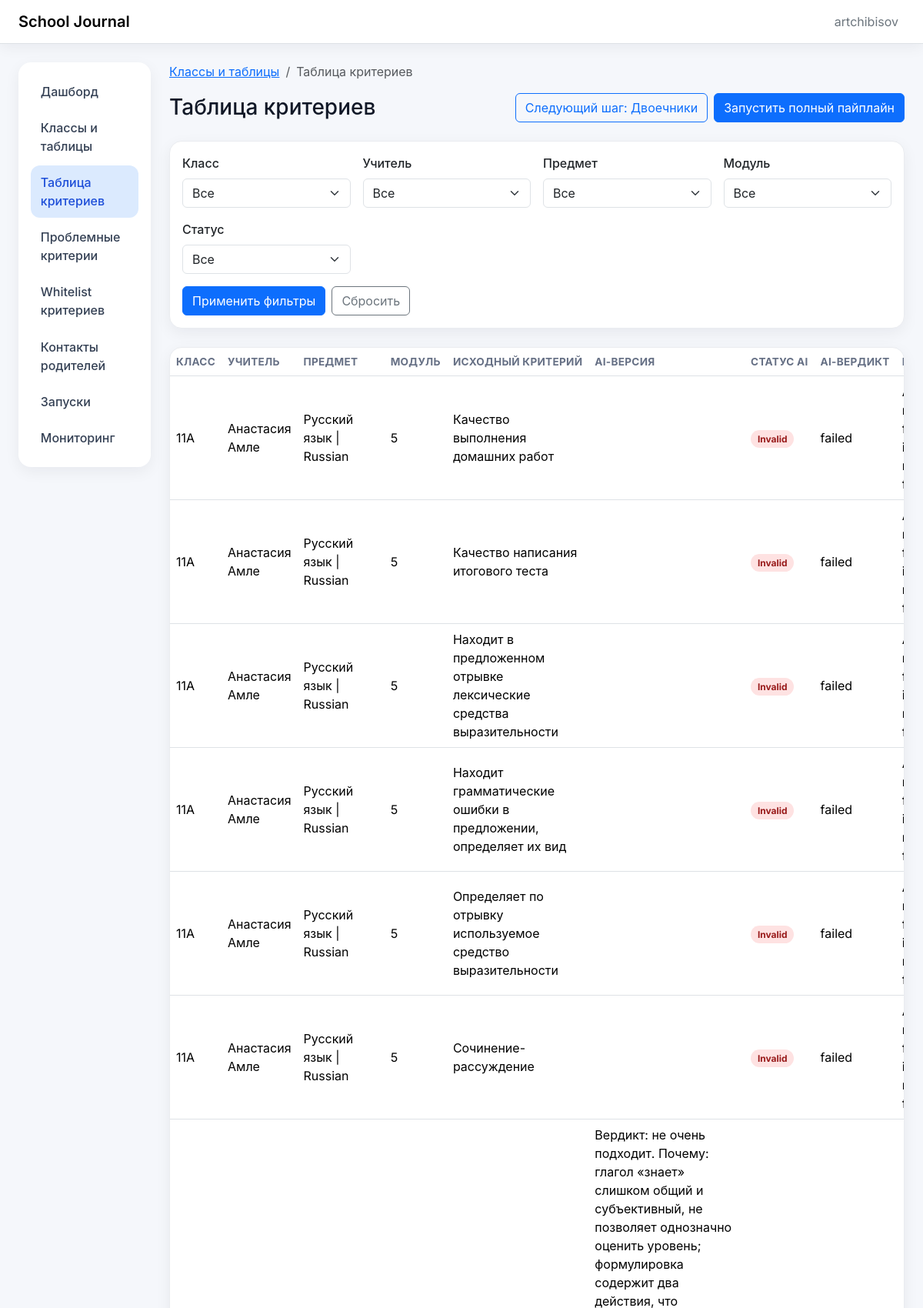
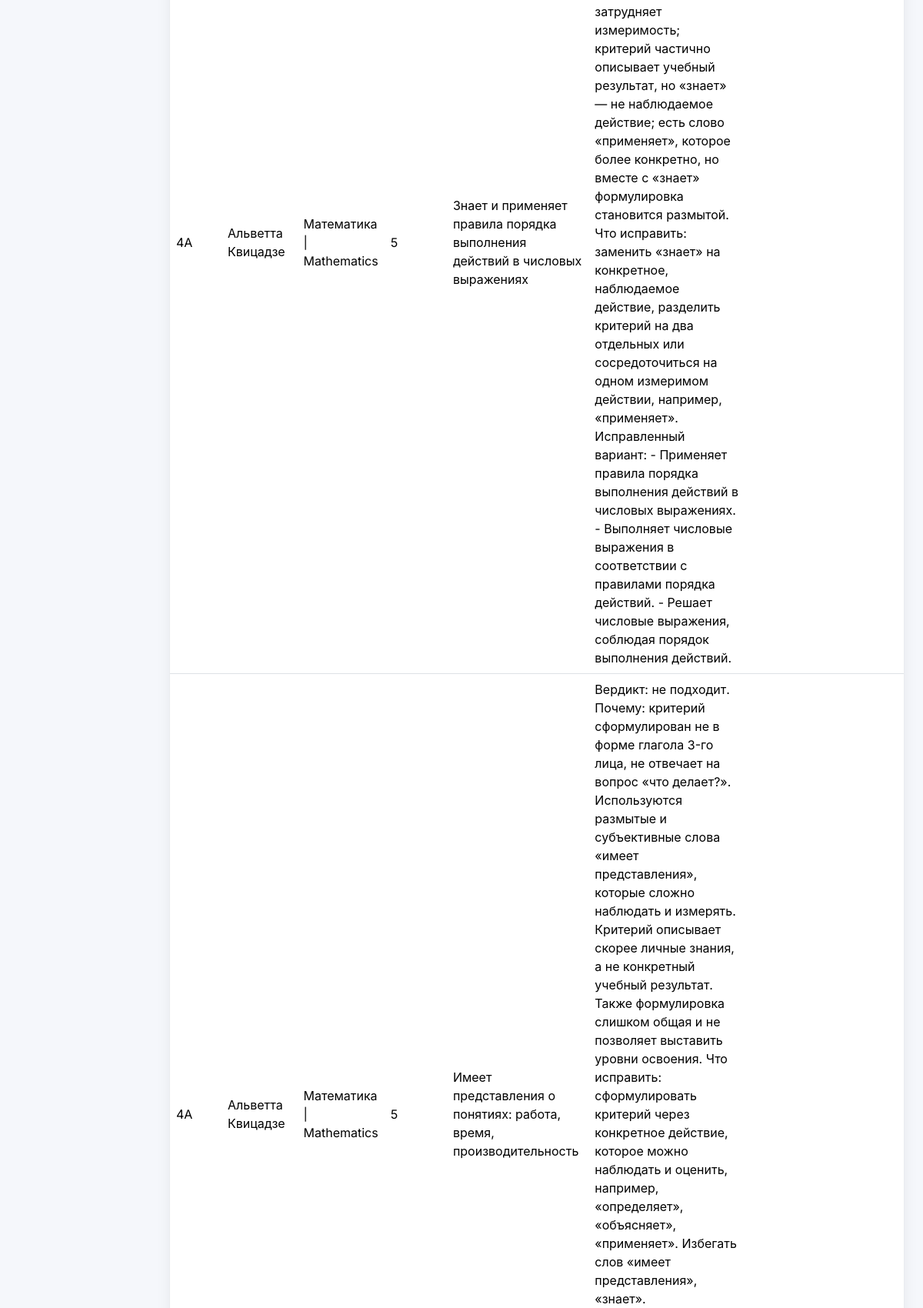
Screenshot of /criteria-table/ (signed in, upper part) with the database file from the repository (2 pictures, top to bottom).
### pipeline/models.py (models this page shows, shortened)
class CriterionEntry(models.Model):
    class ValidationStatus(models.TextChoices):
        PENDING = "pending", "Pending"
        VALID = "valid", "Valid"
        INVALID = "invalid", "Invalid"
        OVERRIDE = "override", "Override"
        OVERRIDDEN_VALID = "overridden_valid", "Overridden valid"
        RECHECK = "recheck", "Recheck"
    class_code = models.CharField(max_length=64)
    subject_name = models.CharField(max_length=255)
    teacher_name = models.CharField(max_length=255)
    module_number = models.PositiveIntegerField()
    criterion_text = models.TextField()
    criterion_text_ai = models.TextField(blank=True, default="")
    validation_status = models.CharField(
        max_length=16,
        choices=ValidationStatus.choices,
        default=ValidationStatus.PENDING,
    )
    ai_verdict = models.CharField(max_length=32, blank=True, default="")
    ai_why = models.TextField(blank=True, default="")
    ai_fix_suggestion = models.TextField(blank=True, default="")
    ai_variants_json = models.JSONField(blank=True, default=list)
    needs_recheck = models.BooleanField(default=False)
    last_checked_at = models.DateTimeField(null=True, blank=True)
    source_sheet_name = models.CharField(max_length=255)
    source_workbook = models.CharField(max_length=500)
    created_at = models.DateTimeField(auto_now_add=True)
    updated_at = models.DateTimeField(auto_now=True)
    class Meta:
        constraints = [
            models.UniqueConstraint(
                fields=["class_code", "subject_name", "module_number", "criterion_text"],
                name="uq_criterionentry_class_subject_module_criterion",
            )
        ]
        indexes = [
            models.Index(fields=["class_code", "subject_name"]),
            models.Index(fields=["module_number"]),
            models.Index(fields=["validation_status"]),
        ]
        ordering = ["class_code", "subject_name", "module_number", "criterion_text"]

### pipeline/views.py (the view)
# urls.py: path("criteria-table/", criteria_table, name="criteria_table"),
@login_required
@permission_required_403("pipeline.view_criterionentry", message="Доступ запрещён: нет прав на просмотр таблицы критериев.")
def criteria_table(request):
    queryset = CriterionEntry.objects.all().order_by(
        "class_code", "teacher_name", "subject_name", "module_number", "criterion_text"
    )
    class_code = _parse_non_empty(request.GET.get("class_code"))
    if class_code:
        queryset = queryset.filter(class_code=class_code)
    teacher_name = _parse_non_empty(request.GET.get("teacher_name"))
    if teacher_name:
        queryset = queryset.filter(teacher_name=teacher_name)
    subject_name = _parse_non_empty(request.GET.get("subject_name"))
    if subject_name:
        queryset = queryset.filter(subject_name=subject_name)
    module_number = _parse_non_empty(request.GET.get("module_number"))
    if module_number:
        queryset = queryset.filter(module_number=module_number)
    validation_status = _parse_non_empty(request.GET.get("validation_status"))
    if validation_status:
        queryset = queryset.filter(validation_status=validation_status)
    paginator = Paginator(queryset, 50)
    page_obj = paginator.get_page(request.GET.get("page"))
    preserved_query = request.GET.copy()
    preserved_query.pop("page", None)
    return render(
        request,
        "pipeline/criteria_table.html",
        {
            "page_obj": page_obj,
            "class_choices": CriterionEntry.objects.values_list("class_code", flat=True).distinct().order_by("class_code"),
            "teacher_choices": CriterionEntry.objects.values_list("teacher_name", flat=True)
            .distinct()
            .order_by("teacher_name"),
            "subject_choices": CriterionEntry.objects.values_list("subject_name", flat=True)
            .distinct()
            .order_by("subject_name"),
            "module_choices": CriterionEntry.objects.values_list("module_number", flat=True)
            .distinct()
            .order_by("module_number"),
            "status_choices": CriterionEntry.ValidationStatus.choices,
            "filters": {
                "class_code": class_code or "",
                "teacher_name": teacher_name or "",
                "subject_name": subject_name or "",
                "module_number": module_number or "",
                "validation_status": validation_status or "",
            },
            "querystring": preserved_query.urlencode(),
        },
    )

### admin_panel/authz.py (called while the page is built)
def permission_required_403(perm: str, *, message: str | None = None) -> Callable:
    deny_message = message or "Доступ запрещён: недостаточно прав для выполнения действия."
    def decorator(view_func: Callable) -> Callable:
        @wraps(view_func)
        def _wrapped(request: HttpRequest, *args, **kwargs) -> HttpResponse:
            if request.user.has_perm(perm):
                return view_func(request, *args, **kwargs)
            messages.error(request, deny_message)
            return HttpResponseForbidden(deny_message)
        return _wrapped
    return decorator

### pipeline/views.py (called while the page is built)
def _parse_non_empty(value: str | None) -> str | None:
    if value is None:
        return None
    trimmed = value.strip()
    return trimmed or None

### pipeline/templates/pipeline/criteria_table.html (shortened to what this page needs)
{% extends "base.html" %}
{% block page_heading %}Таблица критериев{% endblock %}
{% block breadcrumbs %}
 <nav aria-label="breadcrumb" class="mb-3">
    <ol class="breadcrumb mb-0">
      <li class="breadcrumb-item"><a href="{% url 'journal_links:list_links' %}">Классы и таблицы</a></li>
      <li class="breadcrumb-item active" aria-current="page">Таблица критериев</li>
    </ol>
  </nav>
{% endblock %}
{% block page_actions %}
{% if perms.pipeline.view_criterionentry %}
    <a class="btn btn-outline-primary" href="{% url 'pipeline:criteria_failures' %}">Следующий шаг: Двоечники</a>
  {% endif %}
  {% if perms.jobs.run_full_pipeline %}
 <form method="post" action="{% url 'run_full_pipeline' %}">
      <button class="btn btn-primary" type="submit">Запустить полный пайплайн</button>
    </form>
  {% endif %}
{% endblock %}
{% block content %}
  <section class="card mb-4">
    <div class="card-body">
      <form method="get" class="row g-3 align-items-end">
        <div class="col-12 col-md-6 col-xl-3">
          <label class="form-label" for="id_class_code">Класс</label>
          <select id="id_class_code" name="class_code" class="form-select">
            <option value="">Все</option>
          </select>
        </div>
        <div class="col-12 col-md-6 col-xl-3">
          <label class="form-label" for="id_teacher_name">Учитель</label>
          <select id="id_teacher_name" name="teacher_name" class="form-select">
            <option value="">Все</option>
          </select>
        </div>
        <div class="col-12 col-md-6 col-xl-3">
          <label class="form-label" for="id_subject_name">Предмет</label>
          <select id="id_subject_name" name="subject_name" class="form-select">
            <option value="">Все</option>
          </select>
        </div>
        <div class="col-12 col-md-6 col-xl-3">
          <label class="form-label" for="id_module_number">Модуль</label>
          <select id="id_module_number" name="module_number" class="form-select">
            <option value="">Все</option>
          </select>
        </div>
          <div class="col-12 col-md-6 col-xl-3">
          <label class="form-label" for="id_validation_status">Статус</label>
          <select id="id_validation_status" name="validation_status" class="form-select">
            <option value="">Все</option>
          </select>
        </div>
        <div class="col-12 d-flex flex-wrap gap-2">
          <button class="btn btn-primary" type="submit">Применить фильтры</button>
          <a class="btn btn-outline-secondary" href="{% url 'pipeline:criteria_table' %}">Сбросить</a>
        </div>
      </form>
    </div>
  </section>
<section class="card">
    <div class="card-body p-0">
      <div class="table-responsive">
        <table class="table table-hover align-middle mb-0">
          <thead>
            <tr>
              <th>Класс</th>
              <th>Учитель</th>
              <th>Предмет</th>
              <th>Модуль</th>
              <th>Исходный критерий</th>
              <th>AI-версия</th>
              <th>Статус AI</th>
              <th>AI-вердикт</th>
              <th>Почему</th>
            </tr>
          </thead>
          <tbody>
            {% for row in page_obj.object_list %}
              <tr>
                <td>{{ row.class_code }}</td>
                <td>{{ row.teacher_name }}</td>
                <td>{{ row.subject_name }}</td>
                <td>{{ row.module_number }}</td>
                <td>{{ row.criterion_text }}</td>
                <td>{{ row.criterion_text_ai|default:"" }}</td>
                <td>
                  <span class="badge badge-soft {% if row.validation_status == 'valid' or row.validation_status == 'override' or row.validation_status == 'overridden_valid' %}badge-success{% elif row.validation_status == 'pending' %}badge-warn{% else %}badge-failed{% endif %}">
                    {{ row.get_validation_status_display }}
                  </span>
                </td>
                <td>{{ row.ai_verdict|default:"" }}</td>
                <td>{{ row.ai_why|default:"" }}</td>
              </tr>
            {% empty %}
             <tr><td class="table-empty" colspan="10">Нет данных.</td></tr>
            {% endfor %}
          </tbody>
        </table>
      </div>
         </div>
  </section>
{% endblock %}

### webapp/templates/base.html (shortened to what this page needs)
{% load static %}
<!doctype html>
<html lang="ru">
<head>
  <link href="https://cdn.jsdelivr.net/npm/bootstrap@5.3.3/dist/css/bootstrap.min.css" rel="stylesheet">
  <link rel="stylesheet" href="{% static 'webapp/ui.css' %}">
</head>
<body>
<nav class="navbar navbar-expand-lg border-bottom bg-white sticky-top soft-shadow-sm">
    <div class="container-fluid px-3 px-lg-4">
      <a class="navbar-brand fw-semibold" href="{% url 'dashboard' %}">School Journal</a>
      <div class="collapse navbar-collapse" id="mainNav">
        <ul class="navbar-nav ms-auto align-items-lg-center gap-lg-2">
          {% if request.user.is_authenticated %}
            <li class="nav-item"><span class="nav-link text-secondary">{{ request.user.username }}</span></li>
          {% endif %}
        </ul>
      </div>
         </div>
  </nav>
<div class="container-fluid py-4 px-3 px-lg-4">
    <div class="row g-4">
      <aside class="col-12 col-lg-3 col-xl-2">
        <div class="card border-0 soft-shadow-sm nav-card">
          <div class="card-body p-2 p-lg-3">
            <nav class="nav nav-pills flex-column gap-1">
              <a class="nav-link {% if request.path == '/' %}active{% endif %}" href="{% url 'dashboard' %}">Дашборд</a>
              {% if perms.journal_links.view_classsheetlink %}
                <a class="nav-link {% if '/links/' in request.path %}active{% endif %}" href="{% url 'journal_links:list_links' %}">Классы и таблицы</a>
              {% endif %}
              {% if perms.pipeline.view_criterionentry %}
                <a class="nav-link {% if '/criteria-table/' in request.path %}active{% endif %}" href="{% url 'pipeline:criteria_table' %}">Таблица критериев</a>
                             <a class="nav-link {% if '/criteria-failures/' in request.path %}active{% endif %}" href="{% url 'pipeline:criteria_failures' %}">Проблемные критерии</a>
              {% endif %}
                {% if perms.pipeline.view_validcriteriontemplate %}
                <a class="nav-link {% if '/valid-criteria/' in request.path %}active{% endif %}" href="{% url 'pipeline:valid_criteria_list' %}">Whitelist критериев</a>
              {% endif %}
              {% if perms.pipeline.view_parentcontact %}
                <a class="nav-link {% if '/parent-contacts/' in request.path %}active{% endif %}" href="{% url 'pipeline:parent_contacts_list' %}">Контакты родителей</a>
              {% endif %}
              {% if perms.jobs.view_jobrun %}
                <a class="nav-link {% if '/runs/' in request.path %}active{% endif %}" href="{% url 'job_run_list' %}">Запуски</a>
              {% endif %}
              <a class="nav-link {% if '/healthz' in request.path or '/readyz' in request.path %}active{% endif %}" href="{% url 'readyz' %}">Мониторинг</a>
            </nav>
          </div>
        </div>
      </aside>
        <main class="col-12 col-lg-9 col-xl-10">
             {% block breadcrumbs %}{% endblock %}
             <section class="d-flex flex-column flex-md-row align-items-md-center justify-content-between gap-3 mb-4">
          <h1 class="h3 mb-0">{% block page_heading %}Страница{% endblock %}</h1>
          <div class="d-flex flex-wrap gap-2">
            {% block page_actions %}{% endblock %}
          </div>
        </section>
              {% block content %}{% endblock %}
      </main>
    </div>
  </div>
</body>
</html>

### webapp/static/webapp/ui.css (style rules this page uses)
:root { --app-bg: #f5f7fb; --text-muted: #667085; }
body { font-family: Inter, -apple-system, BlinkMacSystemFont, "Segoe UI", sans-serif; background: var(--app-bg); color: #111827; }
.soft-shadow-sm { box-shadow: 0 4px 18px rgba(16, 24, 40, 0.06); }
.nav-card .nav-link { color: #344054; border-radius: 0.75rem; padding: 0.6rem 0.8rem; font-weight: 500; }
.nav-card .nav-link.active { background-color: #dbeafe; color: #1d4ed8; }
.card { border: 1px solid #eaecf0; border-radius: 1rem; box-shadow: 0 6px 20px rgba(16, 24, 40, 0.06); }
.table { --bs-table-bg: transparent; }
.table thead th { font-size: 0.85rem; letter-spacing: 0.02em; color: var(--text-muted); text-transform: uppercase; white-space: nowrap; }
.badge-soft { border-radius: 999px; padding: 0.35rem 0.55rem; }
.badge-failed { background-color: #fee2e2; color: #991b1b; }
.form-label { font-weight: 500; }
input[type="text"], input[type="email"], input[type="url"], input[type="number"], input[type="date"], input[type="file"], textarea, select { width: 100%; border: 1px solid #d0d5dd; border-radius: 0.5rem; padding: 0.5rem 0.75rem; background: #fff; }

### rows the page displays
CriterionEntry: class_code "11A", teacher_name "Анастасия Амле", subject_name "Русский язык | Russian", module_number "5", criterion_text "Качество выполнения домашних работ", validation_status "Invalid", ai_verdict "failed"
CriterionEntry: class_code "11A", teacher_name "Анастасия Амле", subject_name "Русский язык | Russian", module_number "5", criterion_text "Качество написания итогового теста", validation_status "Invalid", ai_verdict "failed"
CriterionEntry: class_code "11A", teacher_name "Анастасия Амле", subject_name "Русский язык | Russian", module_number "5", criterion_text "Находит в предложенном отрывке лексические средства выразительности", validation_status "Invalid", ai_verdict "failed"
CriterionEntry: class_code "11A", teacher_name "Анастасия Амле", subject_name "Русский язык | Russian", module_number "5", criterion_text "Находит грамматические ошибки в предложении, определяет их вид", validation_status "Invalid", ai_verdict "failed"
CriterionEntry: class_code "11A", teacher_name "Анастасия Амле", subject_name "Русский язык | Russian", module_number "5", criterion_text "Определяет по отрывку используемое средство выразительности", validation_status "Invalid", ai_verdict "failed"
CriterionEntry: class_code "11A", teacher_name "Анастасия Амле", subject_name "Русский язык | Russian", module_number "5", criterion_text "Сочинение-рассуждение", validation_status "Invalid", ai_verdict "failed"
CriterionEntry: class_code "4A", teacher_name "Альветта Квицадзе", subject_name "Математика | Mathematics", module_number "5", criterion_text "Знает и применяет правила порядка выполнения действий в числовых выражениях", criterion_text_ai "Вердикт: не очень подходит. Почему: глагол «знает» слишком общий и субъективный, не позволяет однозначно оценить уровень; формулировка содержит два действия, что затрудняет измеримость; критерий частично описывает учебный результат, но «знает» — не наблюдаемое действие; есть слово «применяет», которое более конкретно, но вместе с «знает» формулировка становится размытой. Что исправить: заменить «знает» на конкретное, наблюдаемое действие, разделить критерий на два отдельных или сосредоточиться на одном измеримом действии, например, «применяет». Исправленный вариант: - Применяет правила порядка выполнения действий в числовых выражениях. - Выполняет числовые выражения в соответствии с…"
CriterionEntry: class_code "4A", teacher_name "Альветта Квицадзе", subject_name "Математика | Mathematics", module_number "5", criterion_text "Имеет представления о понятиях: работа, время, производительность"

### other values shown
{{ request.user.username }} "artchibisov"
